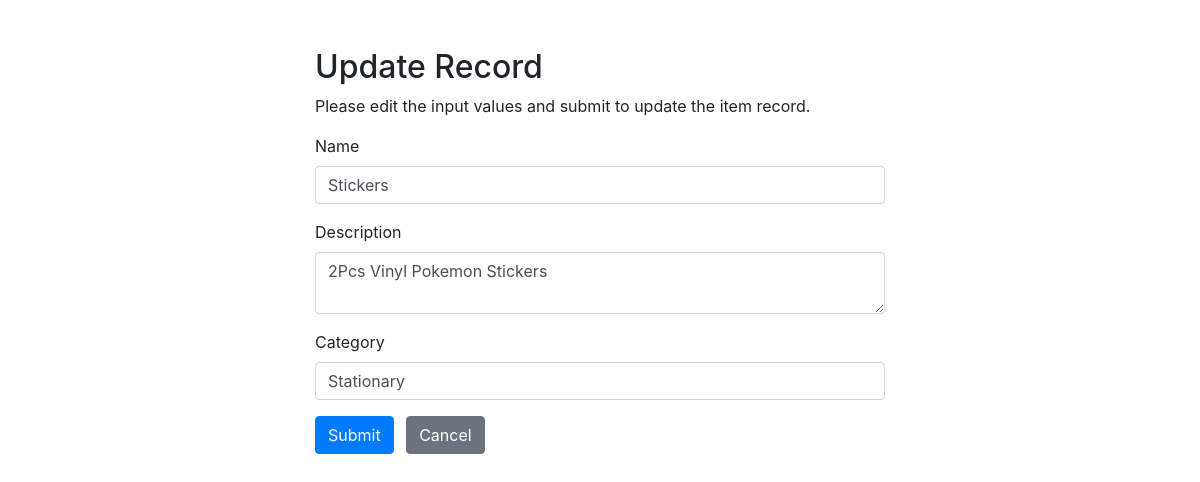
/Code/update_item.php?item_ID=1, run on the app's committed database.
### tables this page shows
CREATE TABLE `items` (
  `item_ID` int(11) NOT NULL,
  `seller_ID` int(11) NOT NULL,
  `startingBidPrice` int(11) NOT NULL,
  `description` text NOT NULL,
  `startDate` timestamp NOT NULL DEFAULT CURRENT_TIMESTAMP,
  `endDate` timestamp NOT NULL DEFAULT CURRENT_TIMESTAMP,
  `category` varchar(30) NOT NULL,
  `itemTitle` varchar(30) NOT NULL
);

### Code/update_item.php (the view, shortened to what this page needs)
<?php
require_once "config.php";
 $link = $mysqli;
$name = $description = $category = "";
$name_err = $_err = $category_err = "";
if(isset($_POST["item_ID"]) && !empty($_POST["item_ID"])){
    $id = $_POST["item_ID"];
    $input_name = trim($_POST["itemTitle"]);
    if(empty($input_name)){
        $name_err = "Please enter a name.";
    } else{
        $name = $input_name;
    }
    $input_description = trim($_POST["description"]);
    if(empty($input_description)){
        $description_err = "Please enter a description.";
    } else{
        $description = $input_description;
    }
    $input_category = trim($_POST["category"]);
    if(empty($input_category)){
        $category_err = "Please enter the category.";
    } else{
        $category = $input_category;
    }
    if(empty($name_err) && empty($description_err) && empty($category_err)){
        $sql = "UPDATE items SET itemTitle=?, description=?, category=? WHERE item_ID=?";
        if($stmt = mysqli_prepare($link, $sql)){
            mysqli_stmt_bind_param($stmt, "sssi", $param_name, $param_description, $param_category, $param_id);
            $param_name = $name;
            $param_description = $description;
            $param_category = $category;
            $param_id = $id;
            if(mysqli_stmt_execute($stmt)){
                header("location: seller_marketplace.php");
                exit();
            } else{
                echo "Oops! Something went wrong. Please try again later.";
            }
        }
        mysqli_stmt_close($stmt);
    }
    mysqli_close($link);
} else{
    if(isset($_GET["item_ID"]) && !empty(trim($_GET["item_ID"]))){
        $sql = "SELECT * FROM items WHERE item_ID = ?";
        if($stmt = mysqli_prepare($link, $sql)){
            mysqli_stmt_bind_param($stmt, "i", $param_id);
            if(mysqli_stmt_execute($stmt)){
                $result = mysqli_stmt_get_result($stmt);
                if(mysqli_num_rows($result) == 1){
                    $row = mysqli_fetch_array($result, MYSQLI_ASSOC);
                    $name = $row["itemTitle"];
                    $description = $row["description"];
                    $category = $row["category"];
                } else{
                    header("location: error.php");
                    exit();
                }
            } else{
                echo "Oops! Something went wrong. Please try again later.";
            }
        }
    }  else{
        header("location: error.php");
        exit();
    }
}
?>
<!DOCTYPE html>
<html lang="en">
<head>
    <link rel="stylesheet" href="https://stackpath.bootstrapcdn.com/bootstrap/4.5.2/css/bootstrap.min.css">
</head>
<body>
    <div class="wrapper">
        <div class="container-fluid">
            <div class="row">
                <div class="col-md-12">
                    <h2 class="mt-5">Update Record</h2>
                    <p>Please edit the input values and submit to update the item record.</p>
                    <form action="<?php echo htmlspecialchars(basename($_SERVER['PHP_SELF'])); ?>" method="post">
                        <div class="form-group">
                            <label>Name</label>
                            <input type="text" name="itemTitle" class="form-control <?php echo (!empty($name_err)) ? 'is-invalid' : ''; ?>" value="<?php echo $name; ?>">
                        </div>
                        <div class="form-group">
                            <label>Description</label>
                            <textarea name="description" class="form-control <?php echo (!empty($description_err)) ? 'is-invalid' : ''; ?>"><?php echo $description; ?></textarea>
                        </div>
                        <div class="form-group">
                            <label>Category</label>
                            <input type="text" name="category" class="form-control <?php echo (!empty($category_err)) ? 'is-invalid' : ''; ?>" value="<?php echo $category; ?>">
                        </div>
                        <input type="submit" class="btn btn-primary" value="Submit">
                        <a href="seller_marketplace.php" class="btn btn-secondary ml-2">Cancel</a>
                    </form>
                </div>
            </div>
        </div>
    </div>
</body>
</html>

### Code/update_item.php (style rules this page uses)
.wrapper { width: 600px; margin: 0 auto; }

### data on the page
items: itemTitle "Stickers", description "2Pcs Vinyl Pokemon Stickers", category "Stationary"
